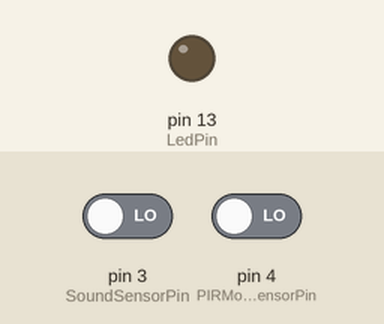
The sketch below on a simulated Arduino Uno, built with avr-gcc and run on an emulated ATmega328P. Shown: output pins drawn as LEDs (lit = HIGH). The test bench sets the inputs (shaded band); at power-on: pin 3 (SoundSensorPin) LOW, pin 4 (PIRMotionSensorPin) LOW. The modem accepts every AT command (registered, SIM ready, sends succeed) and sends nothing else.

Above: at 0.1 s.
At 0.5 s:
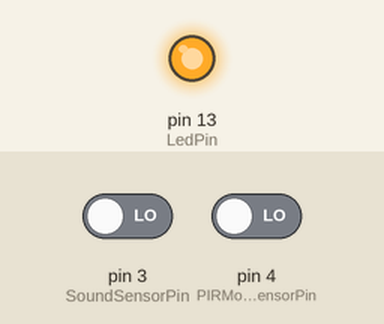
Timing chart, 0 to 2.0 s (numbered marks = the images above):
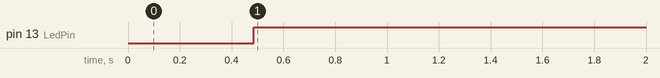

The sketch:

Baby_Monitoring.ino
```cpp
/*
 * Author       : Mohamed Ashraf
 * Date         : 8/21/2020
 * Description  : baby monitoring
 *                - If the Baby cries, it should send a message that the baby is crying then stop the loop
 *                - if the baby moves more than 5 seconds, it should send a message that the baby is moving
 *                - by that we can be notified when the baby is awake, and check on him, then we need to reset
 */

#include <SoftwareSerial.h>


#define SoundSensorPin      3
#define PIRMotionSensorPin  4
#define LedPin              13

int   SoundSensorValue      = 0;
int   PIRMotionSensorValue  = 0;
bool  isCrying              = false;
bool  isMoving              = false;
bool  notReset              = true;

String   phone_number1 = "+ZZxxxxxxxxxx";    //change ZZ with country code and xxxxxxxxxxx with phone number to sms

//Create software serial object to communicate with SIM800L
SoftwareSerial mySerial(8, 9); //SIM800L Tx & Rx is connected to Arduino #8 & #9


void setup() {

  //Begin serial communication with Arduino and SIM800L
  mySerial.begin(9600);

  pinMode(SoundSensorPin,     INPUT);
  pinMode(PIRMotionSensorPin, INPUT);
  pinMode(LedPin,             OUTPUT);
  digitalWrite(LedPin,        LOW);
  sendSMS("the device reset", phone_number1);

}

void loop() {

  checkTheBabeyOnce();

}


// Sending SMS via Sim800
void sendSMS(String message, String number)
{
  String mnumber = "AT + CMGS = \""+number+"\"";
  mySerial.print("AT+CMGF=1\r");
  delay(80);
  mySerial.println(mnumber);
  delay(80);
  mySerial.println(message);
  delay(80);
  mySerial.println((char)26);
  delay(80);
  mySerial.println();
  delay(100);
  Serial.print("sending message to");
}


bool checkCrying()
{
  SoundSensorValue = digitalRead(SoundSensorPin);
  if(SoundSensorValue == HIGH)
  {
    return true;
  }
  else{
    return false;
  }
}

void sendCryingMessage()
{
  digitalWrite(LedPin, HIGH);
  sendSMS("the baby is crying", phone_number1);
}

bool checkMotion()
{
  PIRMotionSensorValue = digitalRead(PIRMotionSensorPin);
  if(PIRMotionSensorValue == HIGH)
  {
    delay(5000);
    PIRMotionSensorValue = digitalRead(PIRMotionSensorPin);
    if(PIRMotionSensorValue == HIGH)
    {
      return true;
    }
    else{
      return false;
    }
  }
}

void sendMotionMessage()
{
  digitalWrite(LedPin, HIGH);
  sendSMS("the baby is moving", phone_number1);
}

void checkTheBabeyOnce()
{
  while(notReset)
  {
    isCrying = checkCrying();
    isMoving = checkMotion();

    if(isCrying)
    {
      sendCryingMessage();
      notReset = false;
    }
    if(isMoving)
    {
      sendMotionMessage();
    }
  }
}
```

Measured:
- by itself, pin 13 (LedPin): LOW → HIGH at 0.49 s
